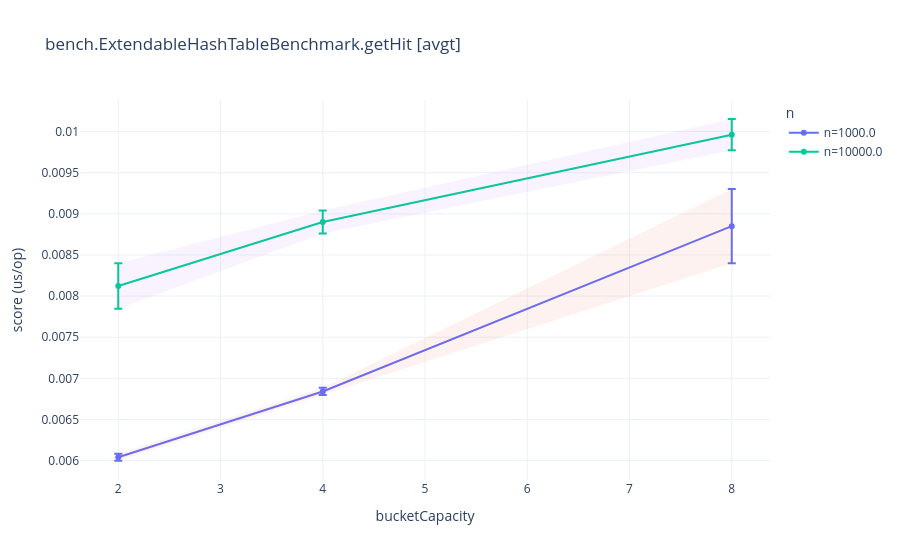

Notebook source saved alongside this figure:
### Markdown cell above
### bench.ExtendableHashTableBenchmark.getHit
**mode**: `avgt`

### Code cell
g = df[(df['benchmark'] == "bench.ExtendableHashTableBenchmark.getHit") & (df['mode'] == "avgt")].copy()
fig, x_param, series_param, varying = build_chart(g, "bench.ExtendableHashTableBenchmark.getHit [avgt]")
fig.show()
table_cols = ['benchmark', 'mode'] + [c for c in param_cols if c in g.columns] + ['score', 'scoreError', 'ciLow', 'ciHigh', 'unit']
display(g[table_cols].sort_values(table_cols[:2]).reset_index(drop=True))

### Figure 1 — Plotly figure (JSON) as saved in the notebook; plotly's stock layout.template omitted (floating-point values rounded to 4 significant figures)
{"data": [{"error_y": {"array": [4.105e-05, 4.413e-05, 0.0004522], "type": "data", "visible": true}, "mode": "lines+markers", "name": "n=1000.0", "type": "scatter", "x": [2.0, 4.0, 8.0], "y": [0.00604, 0.00684, 0.00885]}, {"fill": "toself", "hoverinfo": "skip", "line": {"width": 0}, "mode": "lines", "opacity": 0.15, "showlegend": false, "type": "scatter", "x": [2.0, 4.0, 8.0, 8.0, 4.0, 2.0], "y": [0.006081, 0.006884, 0.009303, 0.008398, 0.006796, 0.005999]}, {"error_y": {"array": [0.0002767, 0.0001401, 0.0001903], "type": "data", "visible": true}, "mode": "lines+markers", "name": "n=10000.0", "type": "scatter", "x": [2.0, 4.0, 8.0], "y": [0.008123, 0.008901, 0.009963]}, {"fill": "toself", "hoverinfo": "skip", "line": {"width": 0}, "mode": "lines", "opacity": 0.15, "showlegend": false, "type": "scatter", "x": [2.0, 4.0, 8.0, 8.0, 4.0, 2.0], "y": [0.0084, 0.009041, 0.01015, 0.009773, 0.008761, 0.007846]}], "layout": {"legend": {"title": {"text": "n"}}, "title": {"text": "bench.ExtendableHashTableBenchmark.getHit [avgt]"}, "xaxis": {"title": {"text": "bucketCapacity"}}, "yaxis": {"title": {"text": "score (us/op)"}}}}
